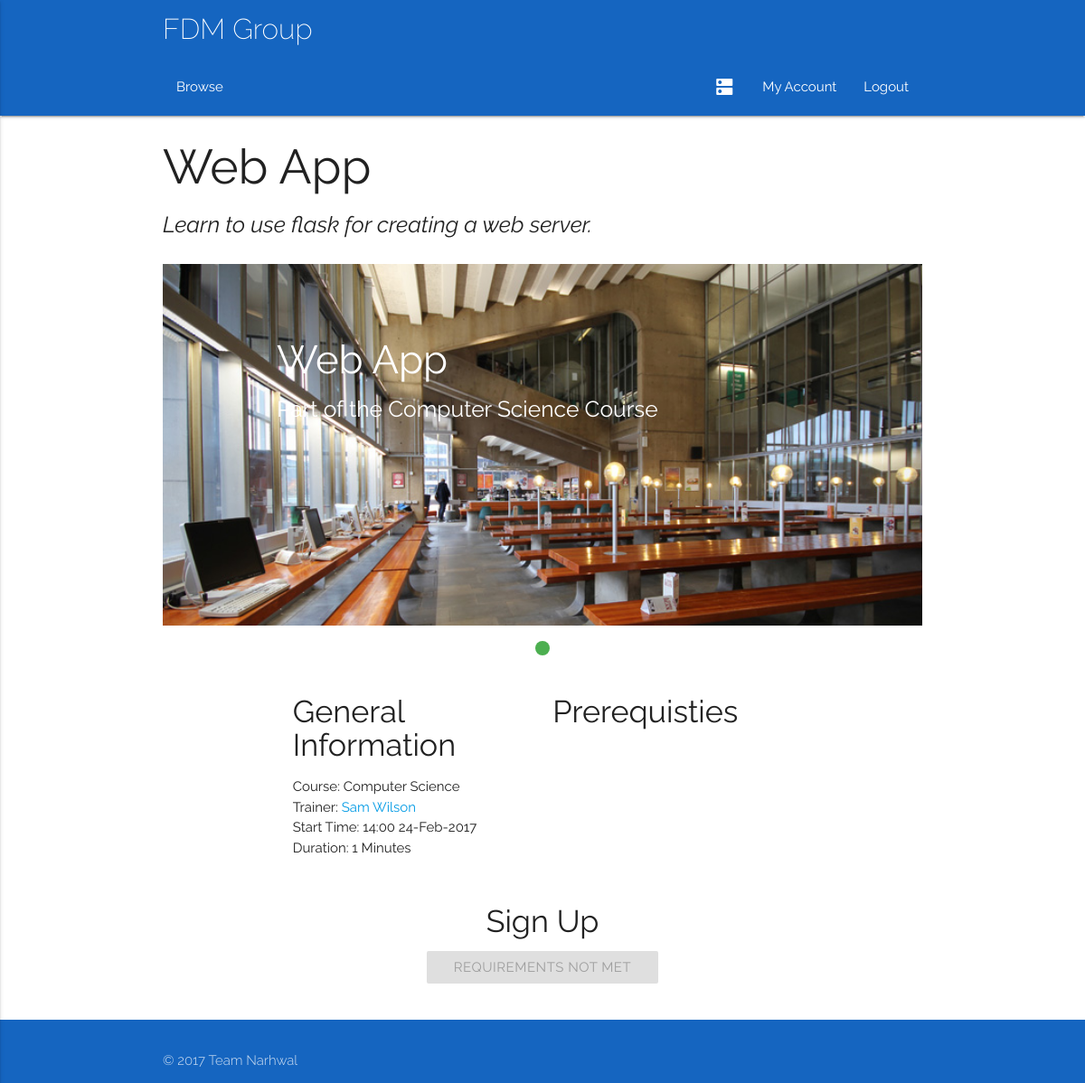
The page /browse/classes/class/0 (signed in) on the database its author committed.
### app/models.py (models this page shows, shortened)
class Class(db.Model):
	__tablename__ = 'Class'
	classID = db.Column(db.Integer, primary_key = True)
	coursePoint = db.Column(db.Integer, db.ForeignKey('Course.courseID'))
	course = db.relationship("Course", foreign_keys = [coursePoint])
	courseID = db.Column(db.Integer)
	title = db.Column(db.String(100))
	description = db.Column(db.String(100))
	capacity = db.Column(db.Integer)
	startDate = db.Column(db.DateTime)
	duration = db.Column(db.Integer)
	endDate = db.Column(db.DateTime)
	reqFac = db.Column(db.String(100), default = 'None')
	preTrain = relationship("Class")
	parent_id = Column(db.Integer, ForeignKey('Class.classID'))
	locationPoint = db.Column(db.Integer, db.ForeignKey('Room.roomID'))
	location = db.relationship("Room", foreign_keys = [locationPoint])
	trainerPoint = db.Column(db.Integer, db.ForeignKey('Trainer.trainerID'))
	trainer = db.relationship("Trainer", foreign_keys = [trainerPoint])
	attendanceList = db.relationship('Delegate', secondary = association_table)
	waitList = db.relationship('Delegate', secondary = waiting_table)

class Course(db.Model):
	__tablename__ = 'Course'
	courseID = db.Column(db.Integer, primary_key = True)
	title = db.Column(db.String(100))
	description = db.Column(db.String(100))

class User(db.Model):
	__tablename__ = 'User'
	userID = db.Column(db.Integer, primary_key = True)
	name = db.Column(db.String(100))
	username = db.Column(db.String(100))
	email = db.Column(db.String(100))
	password = db.Column(db.String(100))
	type = db.Column(db.String(100))
	__mapper_args__ = {
		'polymorphic_identity': 'base',
		'polymorphic_on': type
	}

### app/views.py (the view)
@app.route('/browse/classes/class/<id>')
def viewClassDetails(id):
    classID = id
    current_class = classes(classID=classID)
    classSize = classAttendenceLen(current_class)
    if current_user.type == 'Delegate':
        userQualify = meetsRequirements(current_user, current_class)
    else:
        userQualify = False
    return render_template('viewClass.html', title="Course", current_class=current_class, classSize=classSize, userQualify=userQualify)

### app/views.py (called while the page is built)
@login_manager.user_loader
def load_user(id):
    return models.User.query.get(id)

### queries.py (called while the page is built)
def listConvert(x):
    if(x.count() == 1):
        x = x[0]
        return x
    else:
        y = []
    for i in x:
        y.append(i)
    return y

def classes(**kwargs):
    q = models.Class.query.filter_by(**kwargs)
    q = listConvert(q)
    return q

def delegates(**kwargs):
    q = models.Delegate.query.filter_by(**kwargs)
    q = listConvert(q)
    return q

def classAttendence(thisClass):
    dels = delegates()
    at = []
    for i in dels:
        for g in i.classList:
            if g.classID == thisClass.classID:
                at.append(g)
    return at

def classAttendenceLen(thisClass):
    return len(classAttendence(thisClass))

### app/templates/viewClass.html (shortened to what this page needs)
{% extends "base.html" %} {% block content %}
    <div class="container">
        <div class="row">
            <div class = "col s12">
                <h2>{{current_class.title}}</h2>
                <h5><i>{{current_class.description}}</i></h5>
            </div>
        </div>
        <div class = "row">
            <div class = "col s12">
                <div class="slider">
                    <ul class="slides">
                        <li>
                            <img src="{{url_for('static', filename = 'images/rs.jpg')}}">
                            <div class="caption left-align">
                                <h3>{{current_class.title}}</h3>
                                <h5 class=" lightgrey-text text-lighten-3">Part of the {{current_class.course.title}} Course</h5>
                            </div>
                        </li>
                    </ul>
                </div>
            </div>
        </div>
        <div class = "row">
            <div class = "col s12 l4 offset-l2">
                <h4>General Information</h4>
                <ul>
                    <li>Course: {{current_class.course.title}}</li>
                    <li>Trainer: <a href="/trainers/{{current_class.trainer.trainerID}}">{{current_class.trainer.name}}</a></li>
                    <li>Start Time: {{current_class.startDate.strftime('%H:%M %d-%b-%Y') }}</li>
                    <li>Duration: {{current_class.duration}} Minutes</li>
                </ul>
            </div>
            <div class ="col s12 l4">
                <h4>Prerequisties</h4>
            </div>
        </div>
    </div>
    <div class = "row">
        <div class = "col s12">
            <h4 class="center-align">Sign Up</h4>
        </div>
        <div class = "row">
            <div class = "col s12 center-align">
                <button type="submit" href="/signup/{{current_class.classID}}" class="waves-effect waves-light btn green {% if userQualify == False %}disabled{% endif %}">{% if current_class.capacity == classSize %}Add to Waiting List{%elif userQualify == False %}Requirements Not Met{%else%}Sign Up{% endif %}</button>
            </div>
        </div>
    </div>
{% endblock %}

### app/static/css/style.css (style rules this page uses)
html { font-family: 'Raleway', sans-serif; }
.Site { display: flex; min-height: 100vh; flex-direction: column; }

### rows shown on the page
Class: title "Web App", description "Learn to use flask for creating a web server.", startDate "14:00 24-Feb-2017", duration "1"
Course: course "Computer Science"
User: trainer.name "Sam Wilson"
